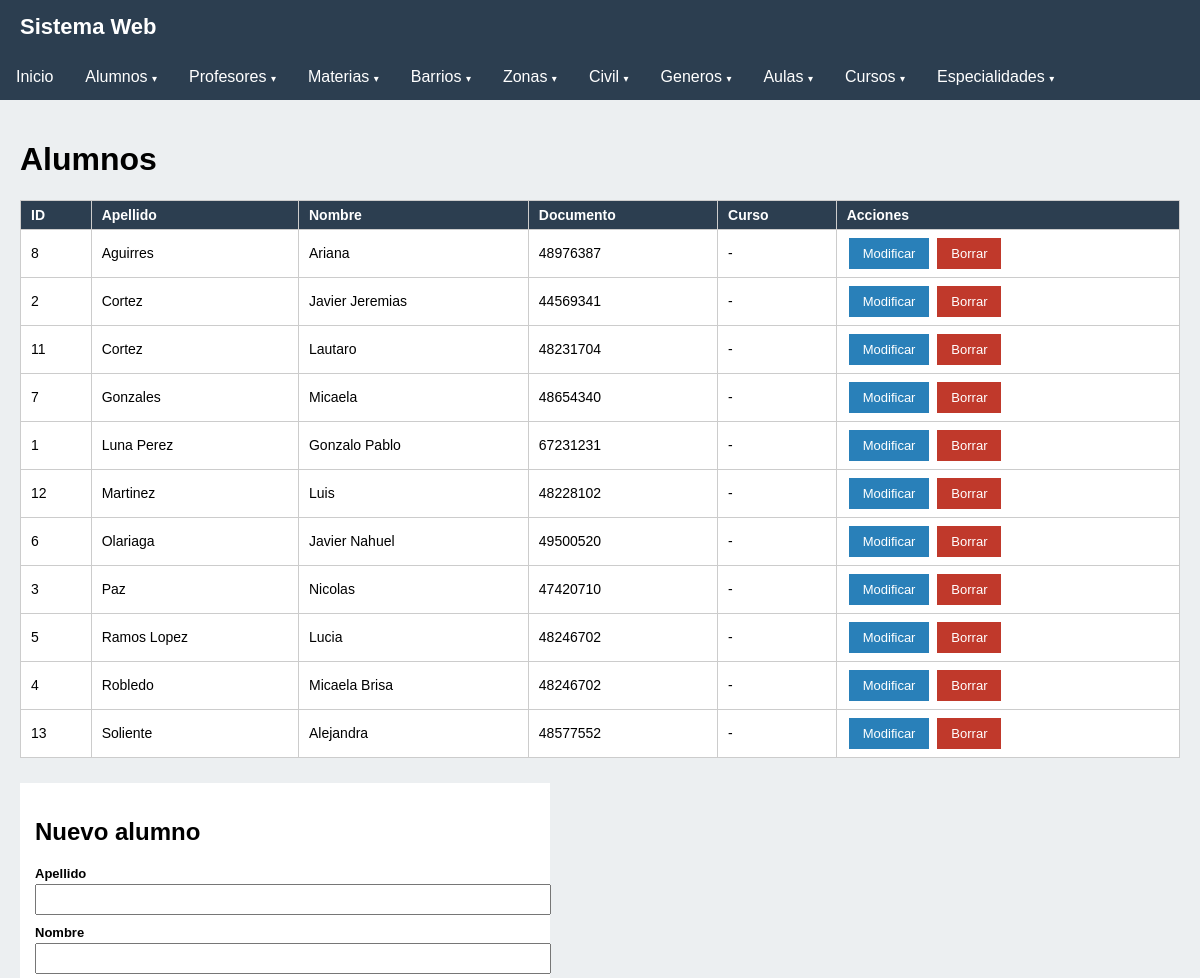
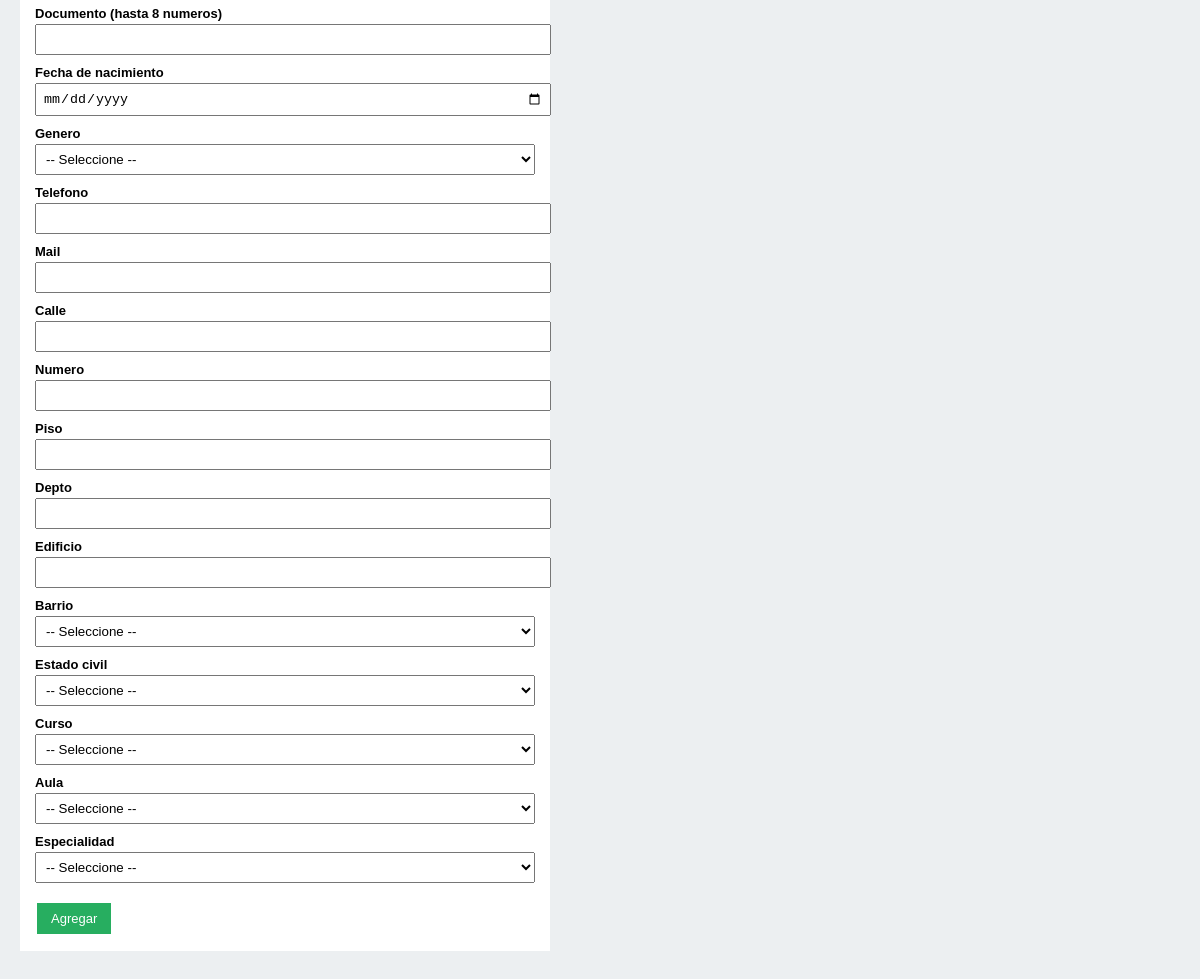
The app's page /TP2_Theo_Cattáneo_6C/index.php?seccion=alumnos with its own data (2 pictures, top to bottom).
### tables this page shows
CREATE TABLE `alumnos` (
  `Id_Alumnos` int(11) NOT NULL,
  `Apellido_Alumnos` varchar(30) NOT NULL,
  `Nombre_Alumnos` varchar(30) NOT NULL,
  `Documento_Alumnos` int(8) NOT NULL,
  `FecNac_Alumnos` date NOT NULL,
  `GENEROS_ALUMNOS` int(11) NOT NULL,
  `Telefono_Alumnos` bigint(20) NOT NULL,
  `Mail_Alumnos` varchar(50) NOT NULL,
  `Calle_Alumnos` varchar(30) NOT NULL,
  `Numero_Alumnos` int(15) NOT NULL,
  `Piso_Alumnos` varchar(3) NOT NULL,
  `Depto_Alumnos` varchar(3) NOT NULL,
  `Edificio_Alumnos` varchar(30) NOT NULL,
  `BARRIOS_ALUMNOS` int(11) NOT NULL,
  `CIVIL_ALUMNOS` int(11) NOT NULL,
  `CURSOS_ALUMNOS` int(11) NOT NULL,
  `AULAS_ALUMNOS` int(11) NOT NULL,
  `ESPECIALIDAD_ALUMNOS` int(11) NOT NULL
);

### TP2_Theo_Cattáneo_6C/index.php (the view, shortened to what this page needs)
<?php
include 'conexion.php';
 $config = array(
    "barrios" => array(
        "titulo" => "Barrios", "tabla" => "barrios", "id" => "ID_Barrios",
        "nombre" => "Nombre_Barrios", "etiqueta" => "Nombre del barrio",
        "padre_tabla" => "zonas", "padre_id" => "ID_Zonas",
        "padre_nombre" => "Nombre_Zonas", "padre_campo" => "ID_Zonasb",
        "padre_etiqueta" => "Zona"
    ),
    "zonas" => array(
        "titulo" => "Zonas", "tabla" => "zonas", "id" => "ID_Zonas",
        "nombre" => "Nombre_Zonas", "etiqueta" => "Nombre de la zona"
    ),
    "civil" => array(
        "titulo" => "Estado Civil", "tabla" => "civil", "id" => "ID_Civil",
        "nombre" => "Estado_Civil", "etiqueta" => "Estado civil"
    ),
    "generos" => array(
        "titulo" => "Generos", "tabla" => "generos", "id" => "ID_Generos",
        "nombre" => "Nombre_Generos", "etiqueta" => "Nombre del genero"
    ),
    "cursos" => array(
        "titulo" => "Cursos", "tabla" => "cursos", "id" => "ID_Cursos",
        "nombre" => "Nombre_Cursos", "etiqueta" => "Nombre del curso"
    ),
    "materias" => array(
        "titulo" => "Materias", "tabla" => "materias", "id" => "ID_Materias",
        "nombre" => "Nombre_Materias", "etiqueta" => "Nombre de la materia",
        "padre_tabla" => "especialidad", "padre_id" => "ID_Especialidad",
        "padre_nombre" => "Nombre_especialidad", "padre_campo" => "CODIGO_MATERIAS",
        "padre_etiqueta" => "Especialidad"
    ),
    "especialidades" => array(
        "titulo" => "Especialidades", "tabla" => "especialidad", "id" => "ID_Especialidad",
        "nombre" => "Nombre_especialidad", "etiqueta" => "Nombre de la especialidad",
        "extra_campo" => "Codigo_Especialidad", "extra_tipo" => "text",
        "extra_etiqueta" => "Codigo (una letra)"
    ),
    "aulas" => array(
        "titulo" => "Aulas", "tabla" => "aulas", "id" => "ID_Aulas",
        "nombre" => "Numero_Aulas", "etiqueta" => "Numero de aula",
        "padre_tabla" => "tipos_aulas", "padre_id" => "ID_Tipos",
        "padre_nombre" => "Nombre_Tipo_Aula", "padre_campo" => "TIPOS_AULAS",
        "padre_etiqueta" => "Tipo de aula",
        "extra_campo" => "Capacidad_Aulas", "extra_tipo" => "number",
        "extra_etiqueta" => "Capacidad"
    )
);
 $seccion = isset($_GET['seccion']) ? $_GET['seccion'] : "inicio";
 $fila = null;
 $editando = false;
function dibujarSelect($conexion, $name, $etiqueta, $sql, $campoId, $campoNombre, $seleccionado) {
    echo "<label>$etiqueta</label>";
    echo "<select name='$name'>";
    echo "<option value='0'>-- Seleccione --</option>";
    echo "</select>";
}
if ($seccion == "alumnos" || $seccion == "profesores") {
    if ($seccion == "alumnos") {
        $tabla = "alumnos";
        $idc = "Id_Alumnos";
        $sufijo = "_Alumnos";
        $tituloPersona = "alumno";
    } else {
        $tabla = "profesores";
        $idc = "Id_Profesores";
        $sufijo = "_Profesores";
        $campoGenero = "GENERO_PROFESORES";
        $tituloPersona = "profesor";
    }
    $editando = ($fila != null);
}
?>
<!DOCTYPE html>
<html lang="es">
<head>
</head>
<body>
    <div class="encabezado">
        <div class="barra">
            <a href="index.php?seccion=inicio" class="titulo">Sistema Web</a>
            <ul class="menu">
                <li class="item">
                    <a href="index.php?seccion=inicio" class="enlace">Inicio</a>
                </li>
                <li class="item con-submenu">
                    <a href="index.php?seccion=alumnos" class="enlace">Alumnos <span class="flecha">&#9662;</span></a>
                </li>
                <li class="item con-submenu">
                    <a href="index.php?seccion=profesores" class="enlace">Profesores <span class="flecha">&#9662;</span></a>
                </li>
                <li class="item con-submenu">
                    <a href="index.php?seccion=materias" class="enlace">Materias <span class="flecha">&#9662;</span></a>
                </li>
                <li class="item con-submenu">
                    <a href="index.php?seccion=barrios" class="enlace">Barrios <span class="flecha">&#9662;</span></a>
                </li>
                <li class="item con-submenu">
                    <a href="index.php?seccion=zonas" class="enlace">Zonas <span class="flecha">&#9662;</span></a>
                </li>
                <li class="item con-submenu">
                    <a href="index.php?seccion=civil" class="enlace">Civil <span class="flecha">&#9662;</span></a>
                </li>
                <li class="item con-submenu">
                    <a href="index.php?seccion=generos" class="enlace">Generos <span class="flecha">&#9662;</span></a>
                </li>
                <li class="item con-submenu">
                    <a href="index.php?seccion=aulas" class="enlace">Aulas <span class="flecha">&#9662;</span></a>
                </li>
                <li class="item con-submenu">
                    <a href="index.php?seccion=cursos" class="enlace">Cursos <span class="flecha">&#9662;</span></a>
                </li>
                <li class="item con-submenu">
                    <a href="index.php?seccion=especialidades" class="enlace">Especialidades <span class="flecha">&#9662;</span></a>
                </li>
            </ul>
        </div>
    </div>
    <div class="contenido">
    <?php if ($seccion == "inicio") { ?>
        <h1>Panel de Control</h1>
        <p>Seleccione una opci&oacute;n del men&uacute; para comenzar a trabajar.</p>
        <p>
            <a class="boton boton-azul" href="index.php?seccion=alumnos">Alumnos</a>
            <a class="boton boton-azul" href="index.php?seccion=profesores">Profesores</a>
            <a class="boton boton-verde" href="index.php?seccion=barrios">Barrios</a>
            <a class="boton boton-verde" href="index.php?seccion=zonas">Zonas</a>
            <a class="boton boton-verde" href="index.php?seccion=materias">Materias</a>
            <a class="boton boton-verde" href="index.php?seccion=civil">Civil</a>
            <a class="boton boton-verde" href="index.php?seccion=generos">Generos</a>
            <a class="boton boton-verde" href="index.php?seccion=aulas">Aulas</a>
            <a class="boton boton-verde" href="index.php?seccion=cursos">Cursos</a>
            <a class="boton boton-verde" href="index.php?seccion=especialidades">Especialidades</a>
        </p>
    <?php } elseif ($seccion == "alumnos" || $seccion == "profesores") { ?>
        <h1><?php echo ucfirst($tituloPersona); ?>s</h1>
        <table class="tabla">
            <tr><th>ID</th><th>Apellido</th><th>Nombre</th><th>Documento</th><th>Curso</th><th>Acciones</th></tr>
            <?php
            $consulta = mysqli_query($conexion,
                "SELECT t.$idc AS idp, t.Apellido$sufijo AS apellido, t.Nombre$sufijo AS nombre,
                        t.Documento$sufijo AS documento, cursos.Nombre_Cursos AS curso
                 FROM $tabla t
                 LEFT JOIN cursos ON cursos.ID_Cursos = t.CURSOS$sufijo
                 ORDER BY t.Apellido$sufijo");
            while ($per = mysqli_fetch_assoc($consulta)) {
            ?>
            <tr>
                <td><?php echo $per['idp']; ?></td>
                <td><?php echo $per['apellido']; ?></td>
                <td><?php echo $per['nombre']; ?></td>
                <td><?php echo $per['documento']; ?></td>
                <td><?php echo $per['curso'] != null ? $per['curso'] : "-"; ?></td>
                <td>
                    <a class="boton boton-azul"
                       href="index.php?seccion=<?php echo $seccion; ?>&modificar=<?php echo $per['idp']; ?>">Modificar</a>
                    <a class="boton boton-rojo"
                       href="index.php?seccion=<?php echo $seccion; ?>&borrar=<?php echo $per['idp']; ?>"
                       onclick="return confirm('¿Seguro que queres borrar este <?php echo $tituloPersona; ?>?')">Borrar</a>
                </td>
            </tr>
            <?php } ?>
        </table>
        <form method="post" class="formulario">
            <?php if ($editando) { ?>
                <h2>Modificar <?php echo $tituloPersona; ?></h2>
                <input type="hidden" name="id" value="<?php echo $fila['idp']; ?>">
            <?php } else { ?>
                <h2>Nuevo <?php echo $tituloPersona; ?></h2>
            <?php } ?>
            <label>Apellido</label>
            <input type="text" name="apellido" maxlength="30"
                   value="<?php if ($editando) echo $fila['apellido']; ?>" required>
            <label>Nombre</label>
            <input type="text" name="nombre" maxlength="30"
                   value="<?php if ($editando) echo $fila['nombre']; ?>" required>
            <label>Documento (hasta 8 numeros)</label>
            <input type="number" name="documento"
                   value="<?php if ($editando) echo $fila['documento']; ?>" required>
            <label>Fecha de nacimiento</label>
            <input type="date" name="fecha"
                   value="<?php if ($editando) echo $fila['fecha']; ?>" required>
            <?php dibujarSelect($conexion, "genero", "Genero",
                "SELECT * FROM generos", "ID_Generos", "Nombre_Generos",
                $editando ? $fila['genero'] : 0); ?>
            <label>Telefono</label>
            <input type="number" name="telefono"
                   value="<?php if ($editando) echo $fila['telefono']; ?>">
            <label>Mail</label>
            <input type="email" name="mail" maxlength="50"
                   value="<?php if ($editando) echo $fila['mail']; ?>">
            <label>Calle</label>
            <input type="text" name="calle" maxlength="30"
                   value="<?php if ($editando) echo $fila['calle']; ?>">
            <label>Numero</label>
            <input type="number" name="numero"
                   value="<?php if ($editando) echo $fila['numero']; ?>">
            <label>Piso</label>
            <input type="text" name="piso" maxlength="3"
                   value="<?php if ($editando) echo $fila['piso']; ?>">
            <label>Depto</label>
            <input type="text" name="depto" maxlength="3"
                   value="<?php if ($editando) echo $fila['depto']; ?>">
            <label>Edificio</label>
            <input type="text" name="edificio" maxlength="30"
                   value="<?php if ($editando) echo $fila['edificio']; ?>">
            <br><br>
            <?php if ($editando) { ?>
                <button class="boton boton-verde" name="guardar">Guardar cambios</button>
                <a class="boton boton-gris" href="index.php?seccion=<?php echo $seccion; ?>">Cancelar</a>
            <?php } else { ?>
                <button class="boton boton-verde" name="agregar">Agregar</button>
            <?php } ?>
        </form>
    <?php } else { ?>
        <h1>Seccion no valida</h1>
        <a class="boton boton-gris" href="index.php?seccion=inicio">Volver al inicio</a>
    <?php } ?>
    </div>
</body>
</html>

### TP2_Theo_Cattáneo_6C/index.php (style rules this page uses)
body { font-family: Arial, sans-serif; background: #eceff1; margin: 0; }
.encabezado { background: #2c3e50; }
.titulo { color: #fff; font-size: 22px; font-weight: bold; text-decoration: none; padding: 14px 20px; display: inline-block; }
.menu { list-style: none; margin: 0; padding: 0; display: flex; flex-wrap: wrap; }
.item { position: relative; }
.enlace { display: block; color: #fff; text-decoration: none; padding: 14px 16px; }
.flecha { font-size: 10px; }
.contenido { padding: 20px; }
.tabla { border-collapse: collapse; width: 100%; background: #fff; margin: 10px 0 25px; }
.tabla th { background: #2c3e50; color: #fff; }
.tabla th, .tabla td { border: 1px solid #ccc; padding: 6px 10px; text-align: left; font-size: 14px; }
.formulario { background: #fff; padding: 15px; max-width: 500px; margin-bottom: 25px; }
.formulario label { display: block; margin-top: 10px; font-weight: bold; font-size: 13px; }
.formulario input, .formulario select { width: 100%; padding: 6px; margin-top: 3px; }
.boton { padding: 8px 14px; border: none; color: #fff; cursor: pointer; text-decoration: none; font-size: 13px; display: inline-block; margin: 2px; }
.boton-verde { background: #27ae60; }
.boton-azul { background: #2980b9; }
.boton-rojo { background: #c0392b; }

### records on screen
alumnos: Id_Alumnos "8", Apellido_Alumnos "Aguirres", Nombre_Alumnos "Ariana", Documento_Alumnos "48976387"
alumnos: Id_Alumnos "2", Apellido_Alumnos "Cortez", Nombre_Alumnos "Javier Jeremias", Documento_Alumnos "44569341"
alumnos: Id_Alumnos "11", Apellido_Alumnos "Cortez", Nombre_Alumnos "Lautaro", Documento_Alumnos "48231704"
alumnos: Id_Alumnos "7", Apellido_Alumnos "Gonzales", Nombre_Alumnos "Micaela", Documento_Alumnos "48654340"
alumnos: Id_Alumnos "1", Apellido_Alumnos "Luna Perez", Nombre_Alumnos "Gonzalo Pablo", Documento_Alumnos "67231231"
alumnos: Id_Alumnos "12", Apellido_Alumnos "Martinez", Nombre_Alumnos "Luis", Documento_Alumnos "48228102"
alumnos: Id_Alumnos "6", Apellido_Alumnos "Olariaga", Nombre_Alumnos "Javier Nahuel", Documento_Alumnos "49500520"
alumnos: Id_Alumnos "3", Apellido_Alumnos "Paz", Nombre_Alumnos "Nicolas", Documento_Alumnos "47420710"
alumnos: Id_Alumnos "5", Apellido_Alumnos "Ramos Lopez", Nombre_Alumnos "Lucia", Documento_Alumnos "48246702"
alumnos: Id_Alumnos "4", Apellido_Alumnos "Robledo", Nombre_Alumnos "Micaela Brisa", Documento_Alumnos "48246702"
alumnos: Id_Alumnos "13", Apellido_Alumnos "Soliente", Nombre_Alumnos "Alejandra", Documento_Alumnos "48577552"

### other values on screen
$tituloPersona "Alumno"
$tituloPersona "alumno"
$etiqueta "Genero Barrio Estado civil Curso Aula Especialidad"
